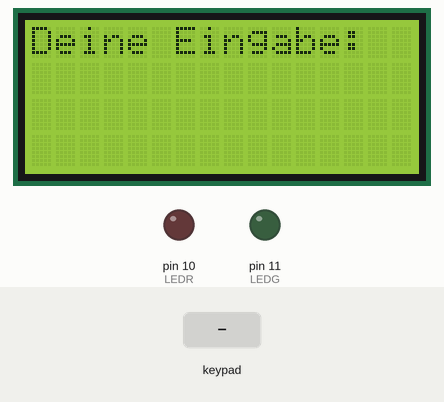
The sketch below on a simulated Arduino Uno, built with avr-gcc and run on an emulated ATmega328P. Parts: 16×4 character LCD, output pins drawn as LEDs (lit = HIGH). The inputs (shaded band) are chosen by the test bench.

Above: at 1.2 s.
1.3 s: keypad keys 1 2 3 4 pressed 0.4 s apart
At 3.8 s:
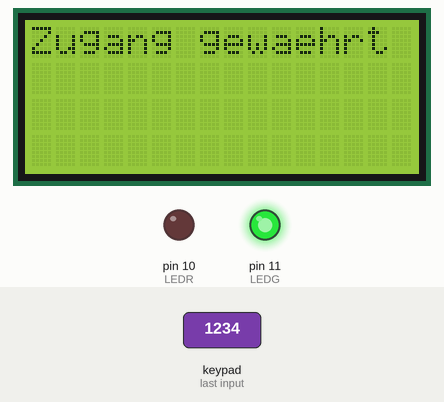
4.4 s: keypad keys 5 4 3 2 pressed 0.4 s apart
At 6.4 s:
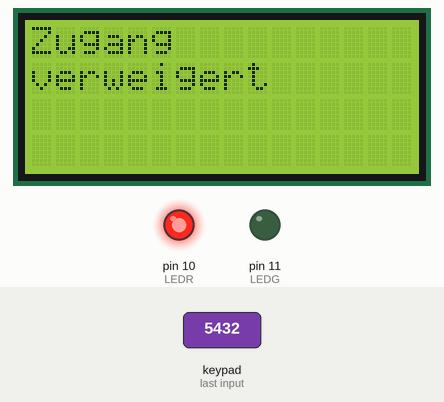
7.5 s: key '#' pressed
At 8.7 s:
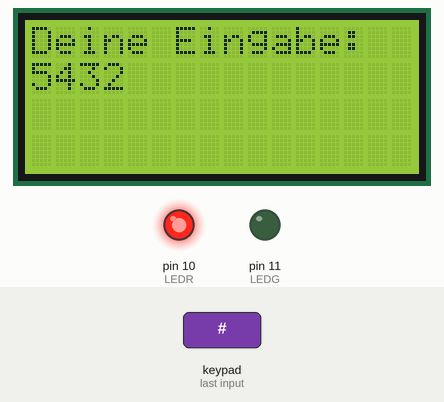
9.0 s: key '1' pressed
At 9.5 s:
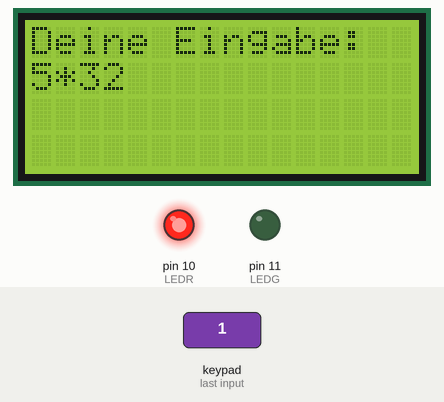
10.5 s: key '2' pressed
At 11.7 s:
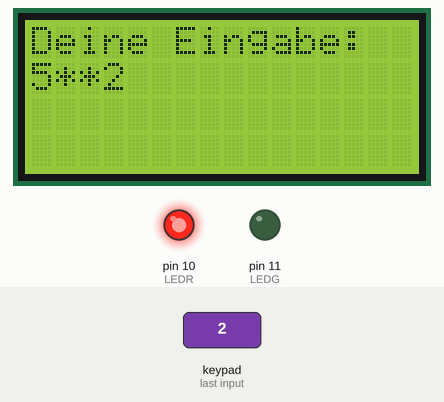
12.0 s: keypad keys 1 2 3 4 # pressed 0.4 s apart
At 12.22 s:
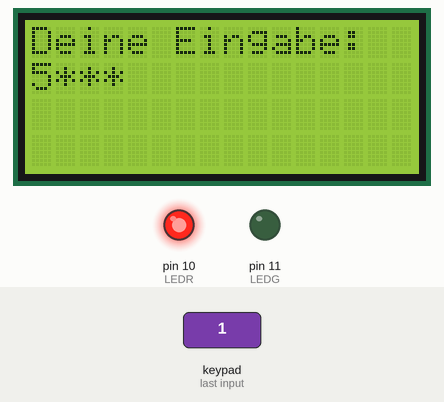
Timing chart, 0 to 15.0 s (numbered marks = the images above; inputs shaded):
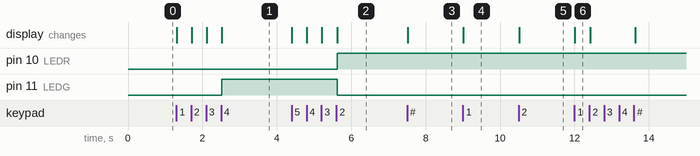

The sketch:

Security_Door_LCD_Keypad.ino
```cpp
#include <Keypad.h>
#include <LiquidCrystal_I2C.h>

#define I2C_ADDR    0x27
#define LCD_COLUMNS 16
#define LCD_LINES   4
#define LEDR 10
#define LEDG 11

LiquidCrystal_I2C lcd(I2C_ADDR, LCD_COLUMNS, LCD_LINES);

const uint8_t ROWS = 4;
const uint8_t COLS = 4;

char keys[ROWS][COLS] = {
  { '1', '2', '3', 'A' },
  { '4', '5', '6', 'B' },
  { '7', '8', '9', 'C' },
  { '*', '0', '#', 'D' }
};

uint8_t colPins[COLS] = { 5, 4, 3, 2 }; // Pins connected to C1, C2, C3, C4
uint8_t rowPins[ROWS] = { 9, 8, 7, 6 }; // Pins connected to R1, R2, R3, R4
char key;
Keypad keypad = Keypad(makeKeymap(keys), rowPins, colPins, ROWS, COLS);

const char* password = "1234"; // Passwort festlegen
char enteredCode[5]; // Passwort abspeichern
int codeIndex = 0; // Index for tracking entered code

void setup() {
  // Serial.begin(9600);

  pinMode(LEDR, OUTPUT);
  pinMode(LEDG, OUTPUT);
  Serial.begin(9600);

  lcd.init();
  lcd.backlight();

  lcd.setCursor(0, 0);
  lcd.print("Deine Eingabe:");
}

void loop() {

  key = keypad.getKey();

  if(key)
  {
    if (key >= '0' && key <= '9' && codeIndex < 4)
    {
      // Wenn die Taste eine Zahl ist und noch nicht 4 Ziffern eingegeben wurden
      enteredCode[codeIndex] = key;  // Ziffer speichern
      codeIndex++;                 // Zähler erhöhen
      lcd.setCursor(codeIndex, 1); // Cursor auf die nächste Position in der zweiten Zeile setzen
      lcd.print('*');               // Sternchen anzeigen
    }

    if (key == '#')
    {
      // Wenn die Raute-Taste gedrückt wird
      enteredCode[codeIndex] = '\0';  // Nullterminator hinzufügen, um das Array als String abzuschließen
      lcd.clear();                   // Display leeren
      lcd.setCursor(0, 0);           // Cursor zurücksetzen
      lcd.print("Deine Eingabe:");      // Ausgabe-Text anzeigen
      lcd.setCursor(0, 1);           // Auf zweite Zeile wechseln
      lcd.print(enteredCode);           // Eingegebene Ziffern anzeigen
      codeIndex = 0;                // Index zurücksetzen für neue Eingabe
    }

    if (key == 'C')
    {
      //Wenn die C-Taste gedrückt wird, Eingabe löschen
      codeIndex = 0;                // Index zurücksetzen
      lcd.clear();                   // Display leeren
      lcd.setCursor(0, 0); // Cursor zurücksetzen
      digitalWrite(LEDG, LOW); // LEDG aus
      digitalWrite(LEDR, LOW); // LEDR aus
      lcd.print("Deine Eingabe:");
    }

    if (codeIndex == 4)
    {
      if (strcmp(enteredCode, password) == 0)
      {
        lcd.clear();
        lcd.setCursor(0, 0);
        lcd.print("Zugang gewaehrt");
        lcd.setCursor(0, 1);
        digitalWrite(LEDG, HIGH);
        digitalWrite(LEDR, LOW);

        memset(enteredCode, 0, sizeof(enteredCode));
        codeIndex = 0;
      }
      else
      {
        lcd.clear();
        lcd.setCursor(0, 0);
        lcd.print("Zugang");
        lcd.setCursor(0, 1);
        lcd.print("verweigert");
        digitalWrite(LEDR, HIGH);
        digitalWrite(LEDG, LOW);
      }
    }
  }
}
```

Measured:
- after the input at 1.3 s, pin 11 (LEDG): LOW → HIGH after 1.2 s; the display: first changes at once (image 1 shows a later state)
- after the input at 4.4 s, pin 10 (LEDR): LOW → HIGH after 1.2 s; pin 11 (LEDG): HIGH → LOW after 1.2 s; the display: first changes at once (image 2 shows a later state)
- after the input at 7.5 s, the display: changes at once (image 3)
- after the input at 9.0 s, the display: changes at once (image 4)
- after the input at 10.5 s, the display: changes at once (image 5)
- after the input at 12.0 s, the display: changes at once (image 6)
